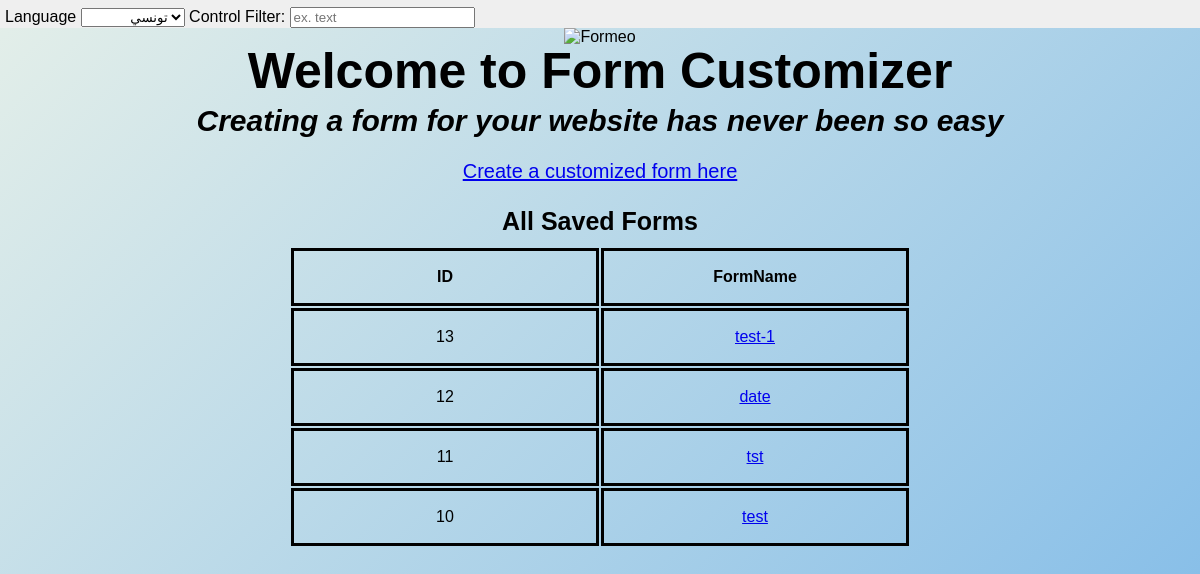
The page / on the database its author committed.
### formprocessor/models.py (models this page shows)
class SavedFormData(models.Model):
    form_name = models.CharField(max_length=15)
    form_data = models.TextField()
    form_data_mod = models.TextField()

### django_formeo_form_processor/views.py (the view)
# urls.py: url(r"^$", views.index, name="index"),
def index(request):
    saved_forms = SavedFormData.objects.all().order_by("-id")
    return render(request, "index.html", {"SavedForms": saved_forms})

### templates/index.html
{% extends "base.html" %}
{% block content %}
<section class="index-content">
    <h1>Welcome to Form Customizer</h1>
    <h2>Creating a form for your website has never been so easy</h2>
    <p class="home-paragraph"> <a href="/formprocessor/">Create a customized form here</a></p>
    <h3>All Saved Forms</h3>
    <table class="home-table">
        <tr>
            <th>ID</th>
            <th> FormName</th>
        </tr>
        {% for forms in SavedForms%}
        <tr>
            <td>{{forms.id}} </td>
            <td><a href="/formrender/?id={{forms.id}}">{{forms.form_name}}</a></td>
            {% endfor %}
        </tr>
    </table>
</section>
{% endblock %}

### static/css/demo.css (style rules this page uses)
* { margin: 0; }
body, html { height: 100%; }
body { background: linear-gradient(135deg, #e4efe9 0%, #7db9e8 100%); background-attachment: fixed; font-family: Helvetica, Arial, sans-serif; }
.index-content { text-align: center; line-height: 50px; }
h1 { font-size: 50px; font-weight:bold; }
h2 { font-size: 30px; font-style: italic; }
h3 { font-size: 25px; font-weight:bold; }
.home-paragraph { font-size: 20px; }
.home-table th,td { border: 3px solid black; border-collapse: collapse; }
.home-table { margin-left:auto; margin-right:auto; }
.home-table th { width: 300px; }

### rows shown on the page
SavedFormData: id "13", form_name "test-1"
SavedFormData: id "12", form_name "date"
SavedFormData: id "11", form_name "tst"
SavedFormData: id "10", form_name "test"
